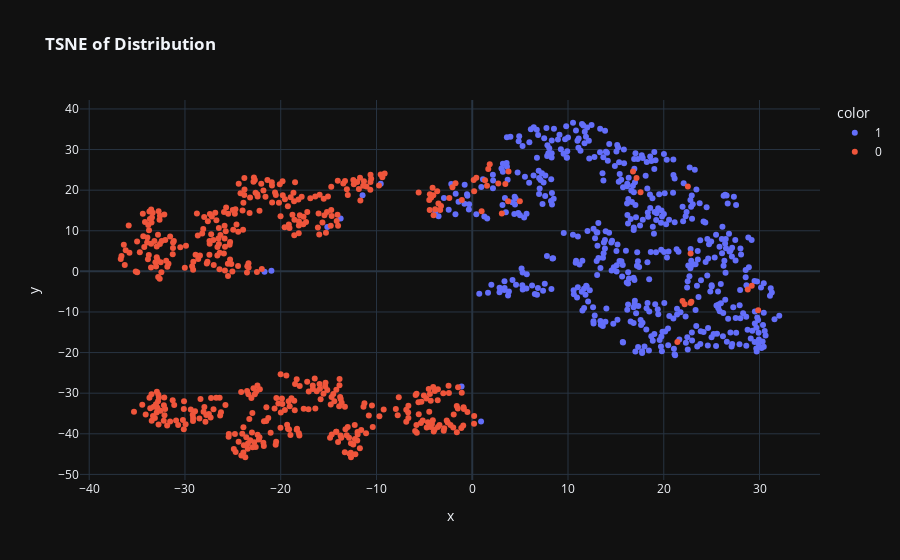

Write notebook code for a chart like this one.
### Markdown cell above
## Visualization of initial data

### Code cell
from sklearn.manifold import TSNE
import plotly.express as px

colors = list(map(lambda e: str(int(e)), y))

if x.shape[1] <= 2:
    fig = px.scatter(x=x[:, 0], y=x[:, 1], title='<b>Initial Distribution</b>', color=colors)

else:
    tsne_x = TSNE().fit_transform(x)
    fig = px.scatter(x=tsne_x[:, 0], y=tsne_x[:, 1], title='<b>TSNE of Distribution</b>', color=colors)

fig.show()

### Figure 1 — Plotly figure (JSON) as saved in the notebook; plotly's stock layout.template omitted (floating-point values rounded to 4 significant figures; data arrays with more than 128 entries replaced by an {"elided": "..."} marker saying what was removed)
{"data": [{"hovertemplate": "color=1<br>x=%{x}<br>y=%{y}<extra></extra>", "legendgroup": "1", "marker": {"color": "#636efa", "symbol": "circle"}, "mode": "markers", "name": "1", "orientation": "v", "showlegend": true, "x": {"elided": "499 float values"}, "xaxis": "x", "y": {"elided": "499 float values"}, "yaxis": "y", "type": "scatter"}, {"hovertemplate": "color=0<br>x=%{x}<br>y=%{y}<extra></extra>", "legendgroup": "0", "marker": {"color": "#EF553B", "symbol": "circle"}, "mode": "markers", "name": "0", "orientation": "v", "showlegend": true, "x": {"elided": "501 float values"}, "xaxis": "x", "y": {"elided": "501 float values"}, "yaxis": "y", "type": "scatter"}], "layout": {"xaxis": {"anchor": "y", "domain": [0.0, 1.0], "title": {"text": "x"}}, "yaxis": {"anchor": "x", "domain": [0.0, 1.0], "title": {"text": "y"}}, "legend": {"title": {"text": "color"}, "tracegroupgap": 0}, "title": {"text": "<b>TSNE of Distribution</b>"}}}
